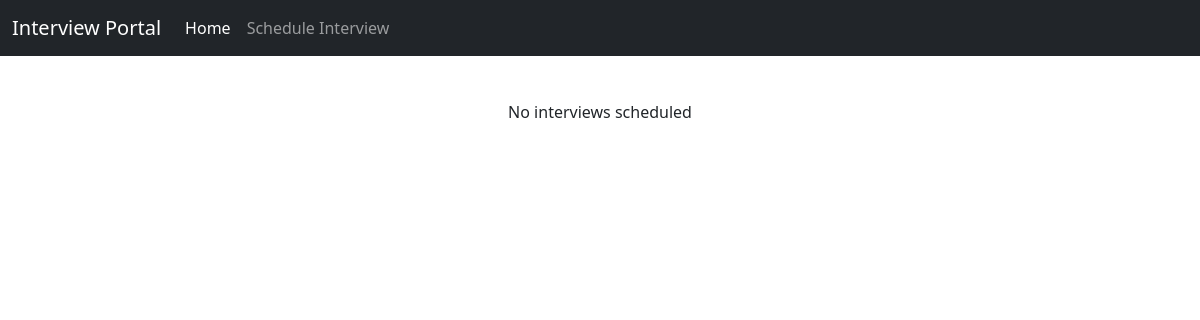
Before: / with the older database file.
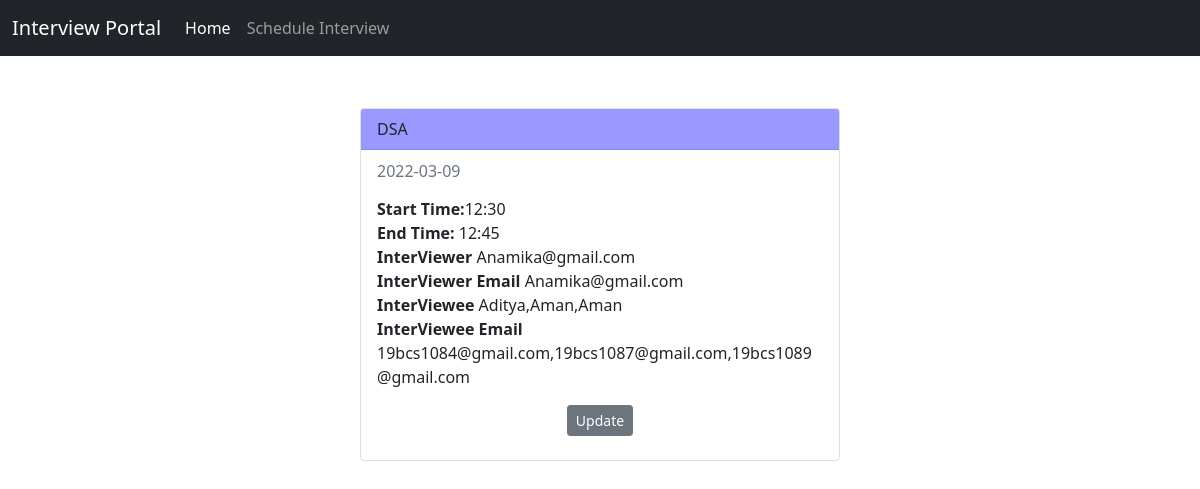
After: the same page with the newer database file.
### tables this page shows
CREATE TABLE interviews (id INTEGER PRIMARY KEY AUTOINCREMENT,interviewName VARCHAR(20),interviewerName VARCHAR(20) NOT NULL,intervieweeName VARCHAR(200) NOT NULL,email1 VARCHAR(100) NOT NULL,email2 VARCHAR(200) NOT NULL,dt text,startTime text NOT NULL,endTime text NOT NULL);

### app.py (the view)
@app.route('/')
def home():
	interviews = getAllInterviews()
	interviewers = getAllInterviewers()
	participants = getAllPartcipants()
	return render_template('index.html',interviews=interviews,jsonInterviews=json.dumps(interviews),interviewers= interviewers, participants= participants)

### app.py (called while the page is built)
def getAllInterviews():
	interviews = []
	try:
		with sqlite3.connect('portal.db') as conn:
			cur = conn.cursor()
			print("Successfully Connected to SQLite")
			cur.execute("Select * from interviews")
			interviews = cur.fetchall()
			conn.commit()
			print("Interviews Fetched")
	except sqlite3.Error as error:
		print("Failed to connect", error)
	finally:
		if conn:
			conn.close()
			print("connection is closed")
	return interviews

def getAllInterviewers():
	interviewers = []
	try:
		with sqlite3.connect('portal.db') as conn:
			cur = conn.cursor()
			print("Successfully Connected to SQLite")
			cur.execute("Select name,email_id from interviewers")
			interviewers = cur.fetchall()
			conn.commit()
			print("Interviews Fetched")
	except sqlite3.Error as error:
		print("Failed to connect", error)
	finally:
		if conn:
			conn.close()
			print("connection is closed")
	return interviewers

def getAllPartcipants():
	participants = []
	try:
		with sqlite3.connect('portal.db') as conn:
			cur = conn.cursor()
			print("Successfully Connected to SQLite")
			cur.execute("Select name,email_id from participants")
			participants = cur.fetchall()
			conn.commit()
			print("Partcipants Fetched")
	except sqlite3.Error as error:
		print("Failed to connect", error)
	finally:
		if conn:
			conn.close()
			print("connection is closed")
	return participants

### templates/index.html (shortened to what this page needs)
<!DOCTYPE html>
<html lang="en">
  <head>
    <link
      href="https://cdn.jsdelivr.net/npm/bootstrap@5.1.3/dist/css/bootstrap.min.css"
      rel="stylesheet"
    />
  </head>
  <body onload='autoClick()';>
    <nav class="navbar fixed-top navbar-expand-lg navbar-dark bg-dark">
      <div class="container-fluid">
        <a class="navbar-brand" href="#">Interview Portal</a>
        <div class="collapse navbar-collapse" id="navbarNav">
          <ul class="navbar-nav">
            <li role="button" class="nav-item">
              <a
              id="pg"
                class="nav-link active"
                aria-current="page"
                onclick="document.getElementById('schedule').classList.add('d-none');document.getElementById('page').classList.remove('d-none');
                document.getElementById('updateschedule').classList.add('d-none');document.getElementById('sc').classList.remove('active');document.getElementById('pg').classList.add('active')"
                >Home</a
              >
            </li>
            <li role="button" class="nav-item">
              <a id="sc" class="nav-link" onclick="document.getElementById('schedule').classList.remove('d-none');document.getElementById('page').classList.add('d-none');document.getElementById('updateschedule').classList.add('d-none');document.getElementById('sc').classList.add('active');document.getElementById('pg').classList.remove('active')">Schedule Interview</a>
            </li>
          </ul>
        </div>
      </div>
    </nav>
    <div id="page" style="margin-top: 100px;">
      <div class="mx-5 px-5">
        <div class="mx-5">
          <div class="container">
            <div class="row mt-3">
              <div class="col-12 d-flex flex-wrap justify-content-center">
                {% if interviews|length >0 %}
                  {% for interview in interviews %}
                  <div class="card m-2" style="width: 30rem">
                    <div class="card-header" style="background-color: #9999ff;">
                      {{ interview[1] }}
                    </div>
                    <div class="card-body">
                      <h6 class="card-subtitle mb-2 text-muted">
                        {{ interview[6] }}
                      </h6>
                      <div class="card-text d-flex flex-column py-2">
                        <div class="d-flex">
                          <b>Start Time: </b>
                          {{ interview[7] }}
                        </div>
                        <div>
                          <b>End Time: </b>
                          {{ interview[8] }}
                        </div>
                         <div>
                          <b>InterViewer </b>
                          {{ interview[2] }}
                        </div>
                        <div>
                          <b>InterViewer Email </b>
                          {{ interview[4]}}
                        </div>
                         <div>
                          <b>InterViewee </b>
                          {{ interview[3] }}
                        </div>
                        <div>
                          <b>InterViewee Email </b>
                          {{ interview[5]}}
                        </div>
                      </div>
                      <div class="d-flex justify-content-center py-2">
                        <button id="up" class='btn btn-sm btn-secondary' onclick="myfunction({{ interview[0]-1 }})">Update</button>
                      </div>
                    </div>
                  </div>
                  {% endfor %}
                {% else %}
                <h7> No interviews scheduled </h7>
                {% endif %}
              </div>
            </div>
          </div>
        </div>
      </div>
    </div>
  </body>
</html>

Changed rows visible on the page:
added interviews: interviewName "DSA", dt "2022-03-09", startTime "12:30", endTime "12:45", interviewerName "Anamika@gmail.com", email1 "Anamika@gmail.com", intervieweeName "Aditya,Aman,Aman", email2 "19bcs1084@gmail.com,19bcs1087@gmail.com,19bcs1089@gmail.com"
Other visible differences:
text no longer shown: "No interviews scheduled"
